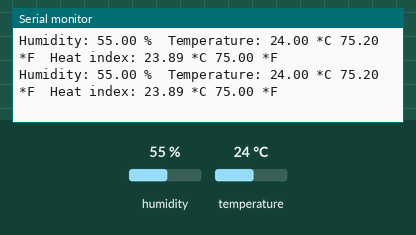
Simulated run of this sketch. Board: Arduino Uno, built with avr-gcc and run on an emulated ATmega328P. Shown: the last lines printed to the serial monitor. Inputs (shaded band) come from the test bench; at power-on: humidity 55 %, temperature 24 °C.

Above: at 5.0 s.
5.1 s: humidity set to 22 %
At 6.49 s:
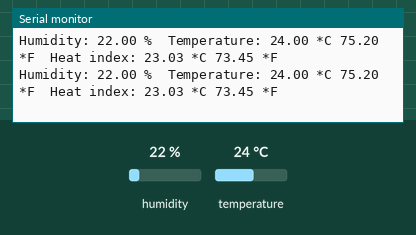
8.2 s: temperature set to 12 °C
At 8.62 s:
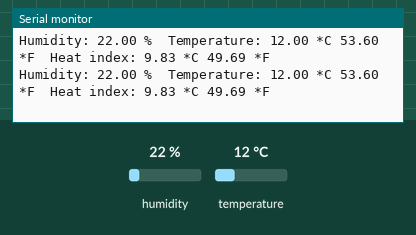
11.3 s: temperature set to 41 °C
At 12.88 s:
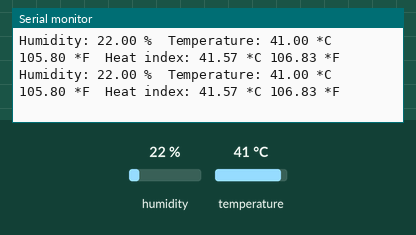
17.9 s: temperature set to 19 °C
At 19.28 s:
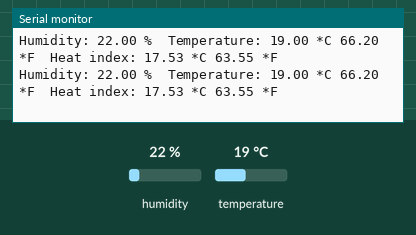
24.5 s: temperature set to 28 °C
At 25.67 s:
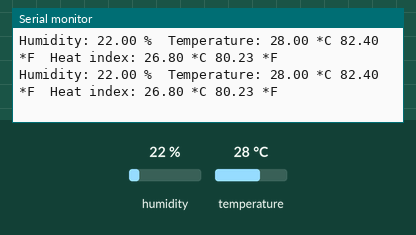
31.1 s: humidity set to 88 %
At 32.05 s:
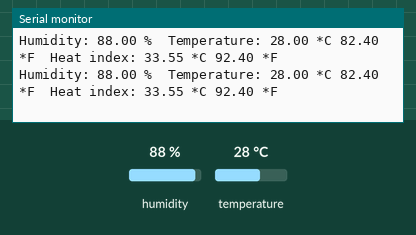
Timing chart, 0 to 34.1 s (numbered marks = the images above; inputs shaded):
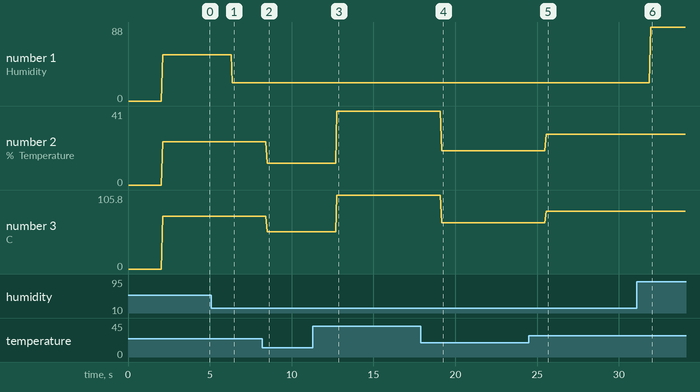

Measured:
- after the input at 5.1 s, the serial monitor: prints a new line after 1.3 s (image 1)
- after the input at 8.2 s, the serial monitor: prints a new line after 0.30 s (image 2)
- after the input at 11.3 s, the serial monitor: prints a new line after 1.5 s (image 3)
- after the input at 17.9 s, the serial monitor: prints a new line after 1.3 s (image 4)
- after the input at 24.5 s, the serial monitor: prints a new line after 1.0 s (image 5)
- after the input at 31.1 s, the serial monitor: prints a new line after 0.84 s (image 6)
- plotted number 1: 55 → 22 after the input at 5.1 s, 22 → 88 after the input at 31.1 s
- plotted number 2: 24 → 12 after the input at 8.2 s, 12 → 41 after the input at 11.3 s, 41 → 19 after the input at 17.9 s, 19 → 28 after the input at 24.5 s

The sketch:

DHTtester.ino
```cpp
#include "DHT.h"

#define DHTPIN 9     // what digital pin we're connected to

// Uncomment whatever type you're using!
#define DHTTYPE DHT11   // DHT 11
//#define DHTTYPE DHT22   // DHT 22  (AM2302), AM2321
//#define DHTTYPE DHT21   // DHT 21 (AM2301)

int d; //delay counter
float h, t, f, hif, hic;

DHT dht(DHTPIN, DHTTYPE);

void setup() {

  h = 0.0;
  f = 0.0;
  t = 0.0;
  hic = 0.0;
  hif = 0.0;
  d = 0;
  Serial.begin(115200);
  Serial.println("DHTxx test!");

  dht.begin();
}

void loop() {
  delay(50);
  d += 50;

  if (d==2000) {
    d = 0; //reset delay
  }


  if (d%2000 == 0) {
  // Wait a few seconds between measurements.

  // Reading temperature or humidity takes about 250 milliseconds!
  // Sensor readings may also be up to 2 seconds 'old' (its a very slow sensor)
  h = dht.readHumidity();
  // Read temperature as Celsius (the default)
  t = dht.readTemperature();
  // Read temperature as Fahrenheit (isFahrenheit = true)
  f = dht.readTemperature(true);

  // Check if any reads failed and exit early (to try again).
  if (isnan(h) || isnan(t) || isnan(f)) {
    Serial.println("Failed to read from DHT sensor!");
    return;
  }

  // Compute heat index in Fahrenheit (the default)
  hif = dht.computeHeatIndex(f, h);
  // Compute heat index in Celsius (isFahreheit = false)
  hic = dht.computeHeatIndex(t, h, false);
  }


  Serial.print("Humidity: ");
  Serial.print(h);
  Serial.print(" %\t");
  Serial.print("Temperature: ");
  Serial.print(t);
  Serial.print(" *C ");
  Serial.print(f);
  Serial.print(" *F\t");
  Serial.print("Heat index: ");
  Serial.print(hic);
  Serial.print(" *C ");
  Serial.print(hif);
  Serial.println(" *F");


}
```
